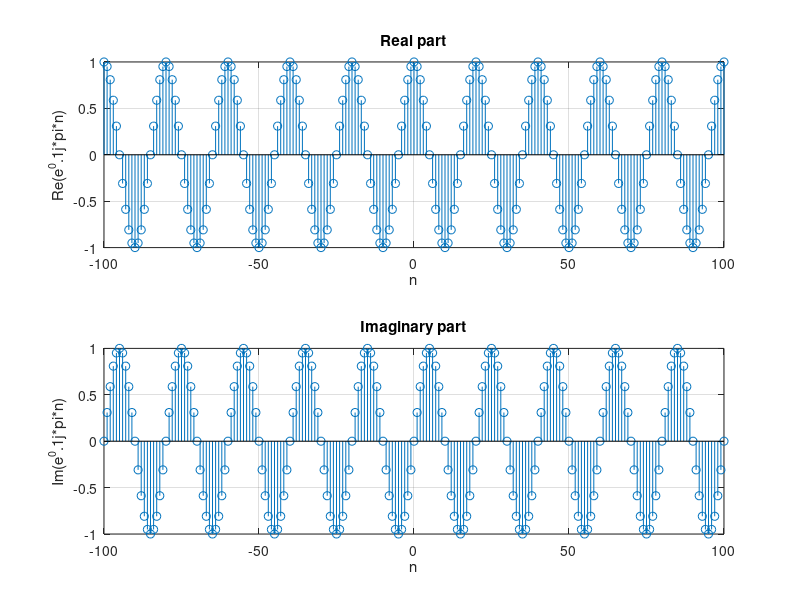
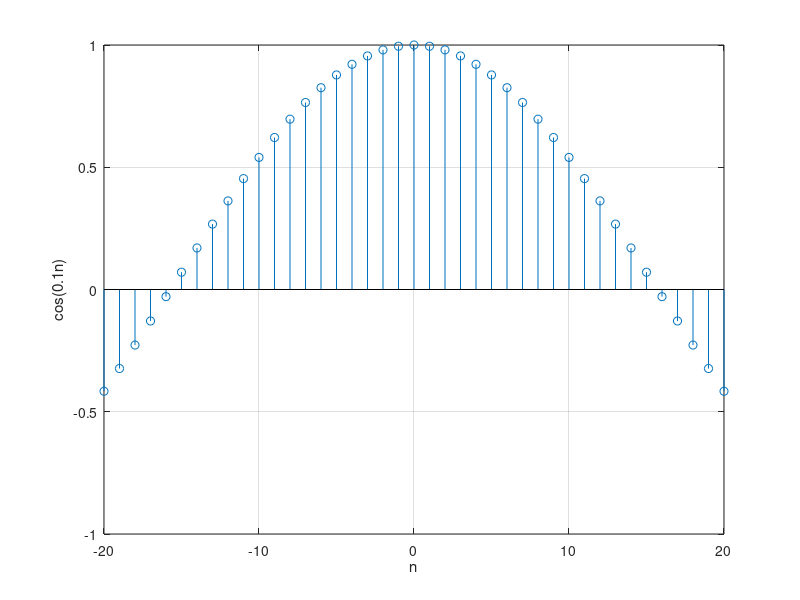

Write the MATLAB code that produced these figures, in order.
clear all;
close all;

%%%%%% e^(0.1j·pi·n) %%%%%%
n=-100:100;
expo = exp(j*(pi/10)*n);
figure(1);
subplot(2,1,1);
stem(n,real(expo)); % Re
xlabel('n'); ylabel('Re(e^0.1j*pi*n)'); title('Real part'); grid;
subplot(2,1,2);
stem(n,imag(expo))
xlabel('n'); ylabel('Im(e^0.1j*pi*n)'); title('Imaginary part'); grid;

%%%%%% cos(0.1n) %%%%%%
n=-20:20;
cosine = cos(0.1*n);
figure(2);
stem(n,cosine);
xlabel('n'); ylabel('cos(0.1n)'); grid;
